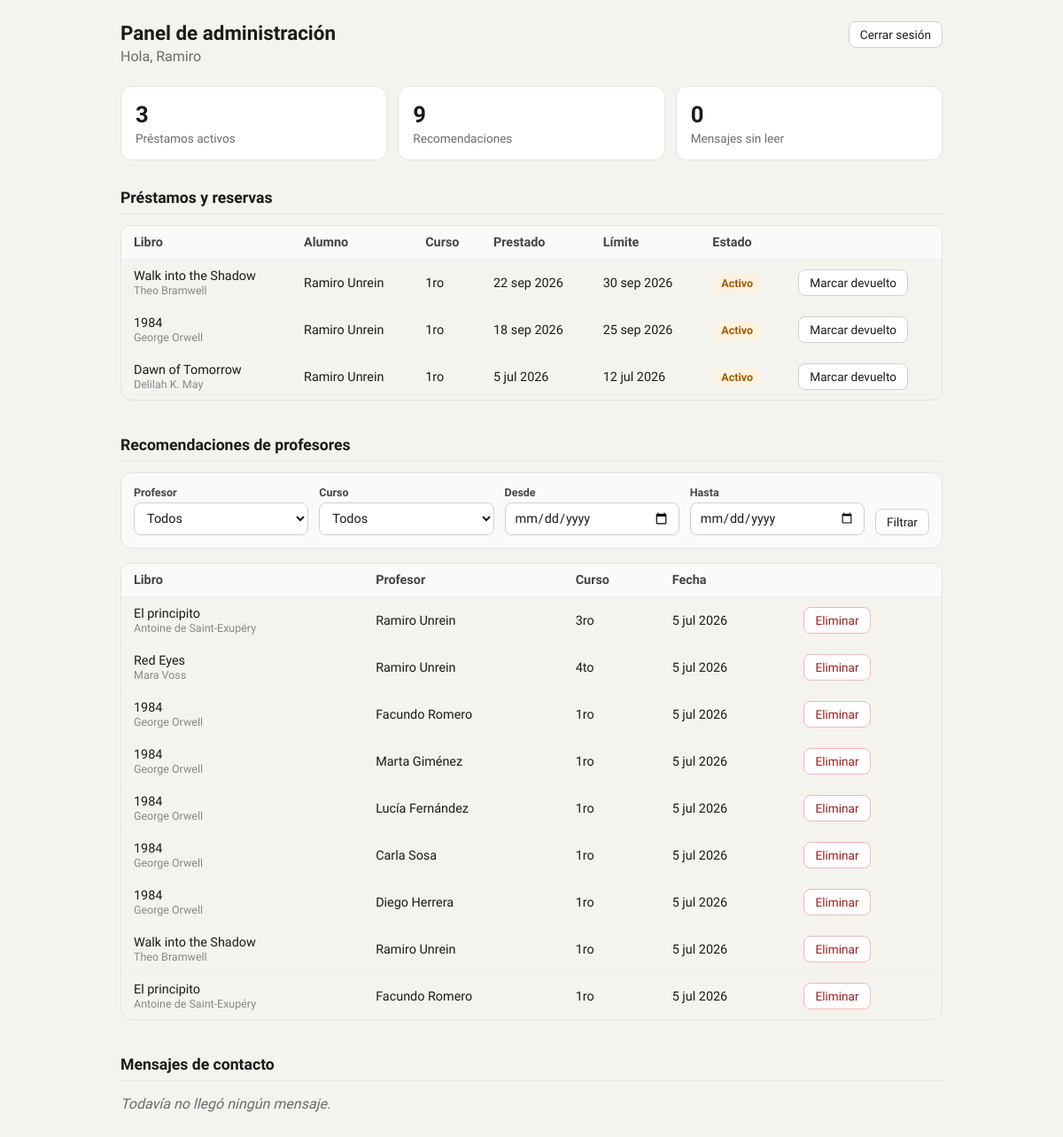
The page /Admin.php (signed in) on the database its author committed.
### tables this page shows
CREATE TABLE `prestamo` (
  `id_prestamo` bigint(20) UNSIGNED NOT NULL,
  `Id_estudiante` bigint(20) UNSIGNED NOT NULL,
  `Id_ejemplar` bigint(20) UNSIGNED NOT NULL,
  `fecha_prestamo` date NOT NULL,
  `fecha_devolucion` date DEFAULT NULL,
  `fecha_estimada_de_devolución` date NOT NULL,
  `estado_prestamo` tinyint(1) NOT NULL
);

CREATE TABLE `libro` (
  `id_libro` bigint(20) UNSIGNED NOT NULL,
  `título` varchar(255) NOT NULL,
  `autor` varchar(255) NOT NULL,
  `categoria` varchar(30) NOT NULL DEFAULT 'literatura',
  `editorial` varchar(255) NOT NULL,
  `fecha_publicación` date NOT NULL,
  `portada` varchar(255) DEFAULT NULL,
  `descripcion` text DEFAULT NULL,
  `valoracion` decimal(2,1) DEFAULT NULL,
  `paginas` smallint(5) UNSIGNED DEFAULT NULL
);

CREATE TABLE `estudiante` (
  `id_estudiante` bigint(20) UNSIGNED NOT NULL,
  `Nombre` varchar(255) NOT NULL,
  `Apellido` varchar(255) NOT NULL,
  `matricula` bigint(20) NOT NULL,
  `curso` varchar(255) NOT NULL,
  `email` varchar(255) NOT NULL
);

CREATE TABLE `recomendacion` (
  `id_recomendacion` bigint(20) UNSIGNED NOT NULL,
  `id_libro` bigint(20) UNSIGNED NOT NULL,
  `id_profesor` bigint(20) UNSIGNED NOT NULL,
  `curso` varchar(100) DEFAULT NULL,
  `motivo` text DEFAULT NULL,
  `fecha_recomendacion` date NOT NULL
);

### Admin.php (the view, shortened to what this page needs)
<?php
require 'Conexion.php';
function filtrosRecomendaciones(array $origen): array
{
    return [
        'profesor' => (int) ($origen['filtro_profesor'] ?? 0),
        'curso' => trim($origen['filtro_curso'] ?? ''),
        'desde' => trim($origen['filtro_desde'] ?? ''),
        'hasta' => trim($origen['filtro_hasta'] ?? ''),
    ];
}
$prestamos = $conexion->query(
    'SELECT p.id_prestamo, p.fecha_prestamo, p.fecha_estimada_de_devolución AS fecha_limite,
            p.estado_prestamo, l.título AS titulo, l.autor,
            CONCAT(e.Nombre, " ", e.Apellido) AS estudiante, e.curso
     FROM prestamo p
     JOIN ejemplar ej ON ej.id_ejemplar = p.Id_ejemplar
     JOIN libro l ON l.id_libro = ej.id_libro
     JOIN estudiante e ON e.id_estudiante = p.Id_estudiante
     ORDER BY p.estado_prestamo DESC, p.fecha_prestamo DESC'
)->fetchAll(PDO::FETCH_ASSOC);
$filtros = filtrosRecomendaciones($_GET);
$parametrosRecomendaciones = [];
$sqlRecomendaciones = 'SELECT r.id_recomendacion, r.curso, r.fecha_recomendacion,
            l.título AS titulo, l.autor,
            CONCAT(pr.Nombre, " ", pr.Apellido) AS profesor
     FROM recomendacion r
     JOIN libro l ON l.id_libro = r.id_libro
     JOIN profesor pr ON pr.id_profesor = r.id_profesor';
$sqlRecomendaciones .= ' ORDER BY r.fecha_recomendacion DESC';
$consultaRecomendaciones = $conexion->prepare($sqlRecomendaciones);
$consultaRecomendaciones->execute($parametrosRecomendaciones);
$recomendaciones = $consultaRecomendaciones->fetchAll(PDO::FETCH_ASSOC);
$hayFiltrosActivos = $filtros['profesor'] > 0 || $filtros['curso'] !== '' || $filtros['desde'] !== '' || $filtros['hasta'] !== '';
$mensajesContacto = $conexion->query(
    'SELECT id, nombre, email, telefono, tipo_consulta, mensaje, fecha, leido
     FROM contacto
     ORDER BY leido ASC, fecha DESC'
)->fetchAll(PDO::FETCH_ASSOC);
$totalPrestamosActivos = count(array_filter($prestamos, fn($p) => (int) $p['estado_prestamo'] === 1));
$totalMensajesSinLeer = count(array_filter($mensajesContacto, fn($m) => (int) $m['leido'] === 0));
function formatearFechaAdmin($fechaISO)
{
    $meses = ['ene', 'feb', 'mar', 'abr', 'may', 'jun', 'jul', 'ago', 'sep', 'oct', 'nov', 'dic'];
    $partes = explode('-', substr($fechaISO, 0, 10));
    return (int) $partes[2] . ' ' . $meses[(int) $partes[1] - 1] . ' ' . $partes[0];
}
?>
<!DOCTYPE html>
<html lang="es">
<?php
require 'componentes/head.php';
?>
<body>
    <main class="aplicacion aplicacion--admin">
        <header class="admin-encabezado">
            <div>
                <h1>Panel de administración</h1>
                <p>Hola, <?= htmlspecialchars($_SESSION['administrador_nombre']) ?></p>
            </div>
            <a href="Logoutadmin.php" class="admin-boton admin-boton--secundario">Cerrar sesión</a>
        </header>
        <nav class="admin-resumen">
            <a href="#prestamos" class="admin-resumen__tarjeta">
                <span class="admin-resumen__valor"><?= $totalPrestamosActivos ?></span>
                <span class="admin-resumen__etiqueta">Préstamos activos</span>
            </a>
            <a href="#recomendaciones" class="admin-resumen__tarjeta">
                <span class="admin-resumen__valor"><?= count($recomendaciones) ?></span>
                <span class="admin-resumen__etiqueta">Recomendaciones</span>
            </a>
            <a href="#contacto" class="admin-resumen__tarjeta">
                <span class="admin-resumen__valor"><?= $totalMensajesSinLeer ?></span>
                <span class="admin-resumen__etiqueta">Mensajes sin leer</span>
            </a>
        </nav>
        <section id="prestamos" class="admin-seccion">
            <h2>Préstamos y reservas</h2>
            <?php if (empty($prestamos)): ?>
                <p class="admin-vacio">Todavía no hay préstamos registrados.</p>
            <?php else: ?>
                <div class="admin-tabla-wrap">
                    <table class="admin-tabla">
                        <thead>
                            <tr>
                                <th>Libro</th>
                                <th>Alumno</th>
                                <th>Curso</th>
                                <th>Prestado</th>
                                <th>Límite</th>
                                <th>Estado</th>
                                <th></th>
                            </tr>
                        </thead>
                        <tbody>
                            <?php foreach ($prestamos as $p): ?>
                                <tr>
                                    <td data-label="Libro">
                                        <?= htmlspecialchars($p['titulo']) ?>
                                        <span class="admin-tabla__sub"><?= htmlspecialchars($p['autor']) ?></span>
                                    </td>
                                    <td data-label="Alumno"><?= htmlspecialchars($p['estudiante']) ?></td>
                                    <td data-label="Curso"><?= htmlspecialchars($p['curso']) ?></td>
                                    <td data-label="Prestado"><?= formatearFechaAdmin($p['fecha_prestamo']) ?></td>
                                    <td data-label="Límite"><?= formatearFechaAdmin($p['fecha_limite']) ?></td>
                                    <td data-label="Estado">
                                        <?php if ((int) $p['estado_prestamo'] === 1): ?>
                                            <span class="admin-badge admin-badge--activo">Activo</span>
                                        <?php else: ?>
                                            <span class="admin-badge admin-badge--listo">Devuelto</span>
                                        <?php endif; ?>
                                    </td>
                                    <td data-label="">
                                        <?php if ((int) $p['estado_prestamo'] === 1): ?>
                                            <form method="post" onsubmit="return confirm('¿Marcar este préstamo como devuelto?');">
                                                <button type="submit" class="admin-boton">Marcar devuelto</button>
                                            </form>
                                        <?php endif; ?>
                                    </td>
                                </tr>
                            <?php endforeach; ?>
                        </tbody>
                    </table>
                </div>
            <?php endif; ?>
        </section>
        <section id="recomendaciones" class="admin-seccion">
            <h2>Recomendaciones de profesores</h2>
            <form method="get" class="admin-filtros" action="Admin.php#recomendaciones">
                <div class="admin-filtros__campo">
                    <label for="filtro-profesor">Profesor</label>
                    <select name="filtro_profesor" id="filtro-profesor">
                        <option value="">Todos</option>
                    </select>
                </div>
                <div class="admin-filtros__campo">
                    <label for="filtro-curso">Curso</label>
                    <select name="filtro_curso" id="filtro-curso">
                        <option value="">Todos</option>
                    </select>
                </div>
                <div class="admin-filtros__campo">
                    <label for="filtro-desde">Desde</label>
                    <input type="date" name="filtro_desde" id="filtro-desde" value="<?= htmlspecialchars($filtros['desde']) ?>">
                </div>
                <div class="admin-filtros__campo">
                    <label for="filtro-hasta">Hasta</label>
                    <input type="date" name="filtro_hasta" id="filtro-hasta" value="<?= htmlspecialchars($filtros['hasta']) ?>">
                </div>
                <div class="admin-filtros__acciones">
                    <button type="submit" class="admin-boton">Filtrar</button>
                </div>
            </form>
            <?php if (empty($recomendaciones)): ?>
                <p class="admin-vacio">
                    <?= $hayFiltrosActivos ? 'No hay recomendaciones que coincidan con el filtro.' : 'Todavía no hay recomendaciones cargadas.' ?>
                </p>
            <?php else: ?>
                <div class="admin-tabla-wrap">
                    <table class="admin-tabla">
                        <thead>
                            <tr>
                                <th>Libro</th>
                                <th>Profesor</th>
                                <th>Curso</th>
                                <th>Fecha</th>
                                <th></th>
                            </tr>
                        </thead>
                        <tbody>
                            <?php foreach ($recomendaciones as $r): ?>
                                <tr>
                                    <td data-label="Libro">
                                        <?= htmlspecialchars($r['titulo']) ?>
                                        <span class="admin-tabla__sub"><?= htmlspecialchars($r['autor']) ?></span>
                                    </td>
                                    <td data-label="Profesor"><?= htmlspecialchars($r['profesor']) ?></td>
                                    <td data-label="Curso"><?= htmlspecialchars($r['curso'] ?? '—') ?></td>
                                    <td data-label="Fecha"><?= formatearFechaAdmin($r['fecha_recomendacion']) ?></td>
                                    <td data-label="">
                                        <form method="post" onsubmit="return confirm('¿Eliminar esta recomendación?');">
                                            <button type="submit" class="admin-boton admin-boton--peligro">Eliminar</button>
                                        </form>
                                    </td>
                                </tr>
                            <?php endforeach; ?>
                        </tbody>
                    </table>
                </div>
            <?php endif; ?>
        </section>
        <section id="contacto" class="admin-seccion">
            <h2>Mensajes de contacto</h2>
            <?php if (empty($mensajesContacto)): ?>
                <p class="admin-vacio">Todavía no llegó ningún mensaje.</p>
            <?php endif; ?>
        </section>
    </main>
</body>
</html>

### style.css (style rules this page uses)
:root { --crema: #F5F3EE; --panel-oscuro: #202C22; --verde: #3F6B3B; --verde-oscuro: #4C6B32; --texto: #1B1B18; --texto-muted: #6E6C64; --chip-bg: #EAE7DE; --linea: rgba(27, 27, 24, 0.08); --naranja: #C9812F; --rojo: #B3261E; --tipografia-titulo: 'Zalando Sans', sans-serif; --tipografia-texto: 'Arimo', sans-serif; }
* { box-sizing: border-box; }
body { margin: 0; background: var(--crema); color: var(--texto); font-family: var(--tipografia-texto); -webkit-font-smoothing: antialiased; }
a { text-decoration: none; color: inherit; }
button { font-family: inherit; }
.aplicacion { max-width: 430px; margin: 0 auto; padding-bottom: calc(88px + env(safe-area-inset-bottom, 0px)); }
@media (min-width: 700px) { .aplicacion { max-width: 700px; } }
@media (min-width: 1024px) { body { background: var(--crema); } }
@media (min-width: 1024px) { .aplicacion { max-width: 1040px; margin-left: 168px; margin-right: auto; background: transparent; box-shadow: none; min-height: 0; padding-bottom: 40px; } }

### Admin.css (style rules this page uses)
.aplicacion--admin { max-width: 960px; margin: 0 auto; padding: 24px 16px 48px; }
.admin-encabezado { display: flex; align-items: flex-start; justify-content: space-between; gap: 16px; margin-bottom: 24px; }
.admin-encabezado h1 { margin: 0 0 4px; font-size: 1.4rem; }
.admin-encabezado p { margin: 0; color: #6b6b6b; }
.admin-resumen { display: grid; grid-template-columns: repeat(auto-fit, minmax(150px, 1fr)); gap: 12px; margin-bottom: 32px; }
.admin-resumen__tarjeta { display: flex; flex-direction: column; align-items: flex-start; gap: 4px; background: #fff; border: 1px solid #e4e4e4; border-radius: 12px; padding: 16px; text-decoration: none; color: inherit; transition: border-color .15s ease; }
.admin-resumen__valor { font-size: 1.6rem; font-weight: 700; }
.admin-resumen__etiqueta { font-size: .85rem; color: #6b6b6b; }
.admin-seccion { margin-bottom: 40px; scroll-margin-top: 20px; }
.admin-seccion h2 { font-size: 1.1rem; margin-bottom: 12px; padding-bottom: 8px; border-bottom: 1px solid #e4e4e4; }
.admin-vacio { color: #6b6b6b; font-style: italic; }
.admin-tabla-wrap { overflow-x: auto; border: 1px solid #e4e4e4; border-radius: 12px; }
.admin-tabla { width: 100%; border-collapse: collapse; font-size: .9rem; }
.admin-tabla th, .admin-tabla td { padding: 10px 14px; text-align: left; white-space: nowrap; }
.admin-tabla td { border-top: 1px solid #eee; }
.admin-tabla th { background: #fafafa; font-weight: 600; color: #444; }
.admin-tabla__sub { display: block; font-size: .78rem; color: #888; white-space: normal; }
.admin-badge { display: inline-block; padding: 2px 10px; border-radius: 999px; font-size: .78rem; font-weight: 600; }
.admin-badge--activo { background: #fff2e0; color: #a15c00; }
.admin-boton { display: inline-block; border: 1px solid #d0d0d0; background: #fff; border-radius: 8px; padding: 6px 12px; font-size: .85rem; cursor: pointer; color: inherit; text-decoration: none; }
.admin-boton--peligro { border-color: #f0b8b8; color: #a11d1d; }
.admin-boton--secundario { align-self: flex-start; }
.admin-filtros { display: flex; flex-wrap: wrap; align-items: end; gap: 12px; background: #fafafa; border: 1px solid #e4e4e4; border-radius: 12px; padding: 14px; margin-bottom: 16px; }
.admin-filtros__campo { display: flex; flex-direction: column; gap: 4px; flex: 1 1 140px; min-width: 120px; }
.admin-filtros__campo label { font-size: .78rem; font-weight: 600; color: #444; }
.admin-filtros__campo select, .admin-filtros__campo input { border: 1px solid #d0d0d0; border-radius: 8px; padding: 8px 10px; font-size: .9rem; background: #fff; color: inherit; font-family: inherit; }
.admin-filtros__acciones { display: flex; gap: 8px; flex: 0 0 auto; }

### rows shown on the page
prestamo: libro.título "Walk into the Shadow", libro.autor "Theo Bramwell", estudiante "Ramiro Unrein", Id_estudiante.curso "1ro", fecha_prestamo "22 sep 2026", fecha_estimada_de_devolución "30 sep 2026", estado_prestamo "Activo"
prestamo: libro.título "1984", libro.autor "George Orwell", estudiante "Ramiro Unrein", Id_estudiante.curso "1ro", fecha_prestamo "18 sep 2026", fecha_estimada_de_devolución "25 sep 2026", estado_prestamo "Activo"
prestamo: libro.título "Dawn of Tomorrow", libro.autor "Delilah K. May", estudiante "Ramiro Unrein", Id_estudiante.curso "1ro", fecha_prestamo "5 jul 2026", fecha_estimada_de_devolución "12 jul 2026", estado_prestamo "Activo"
recomendacion: id_libro.título "El principito", id_libro.autor "Antoine de Saint-Exupéry", profesor "Ramiro Unrein", curso "3ro", fecha_recomendacion "5 jul 2026"
recomendacion: id_libro.título "Red Eyes", id_libro.autor "Mara Voss", profesor "Ramiro Unrein", curso "4to", fecha_recomendacion "5 jul 2026"
recomendacion: id_libro.título "1984", id_libro.autor "George Orwell", profesor "Facundo Romero", curso "1ro", fecha_recomendacion "5 jul 2026"
recomendacion: id_libro.título "1984", id_libro.autor "George Orwell", profesor "Marta Giménez", curso "1ro", fecha_recomendacion "5 jul 2026"
recomendacion: id_libro.título "1984", id_libro.autor "George Orwell", profesor "Lucía Fernández", curso "1ro", fecha_recomendacion "5 jul 2026"
recomendacion: id_libro.título "1984", id_libro.autor "George Orwell", profesor "Carla Sosa", curso "1ro", fecha_recomendacion "5 jul 2026"
recomendacion: id_libro.título "1984", id_libro.autor "George Orwell", profesor "Diego Herrera", curso "1ro", fecha_recomendacion "5 jul 2026"
recomendacion: id_libro.título "Walk into the Shadow", id_libro.autor "Theo Bramwell", profesor "Ramiro Unrein", curso "1ro", fecha_recomendacion "5 jul 2026"
recomendacion: id_libro.título "El principito", id_libro.autor "Antoine de Saint-Exupéry", profesor "Facundo Romero", curso "1ro", fecha_recomendacion "5 jul 2026"

### other values the page prints
$_SESSION['administrador_nombre'] "Ramiro"
$totalPrestamosActivos "3"
count($recomendaciones) "9"
$totalMensajesSinLeer "0"
